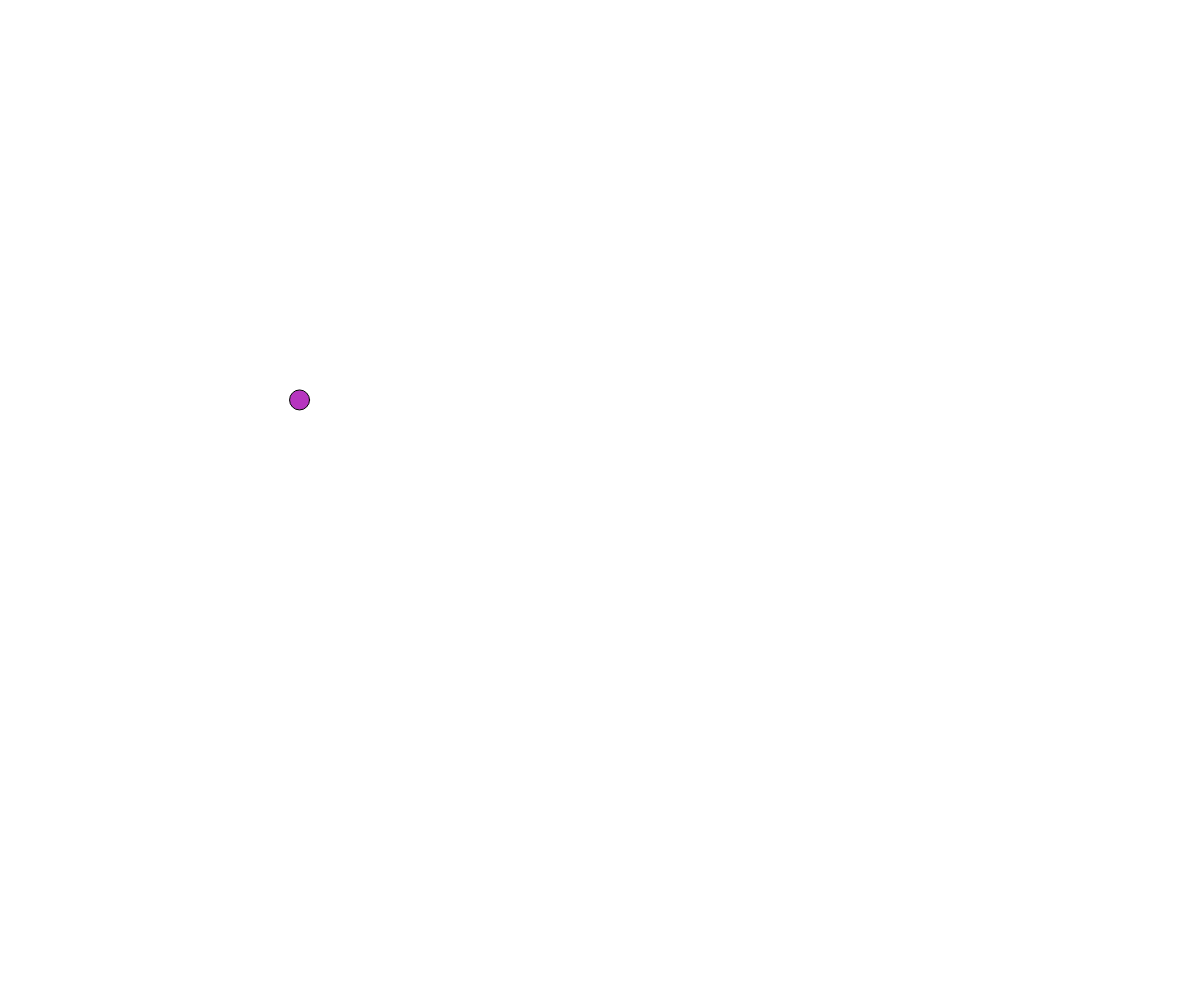
Frame 1 (no input)
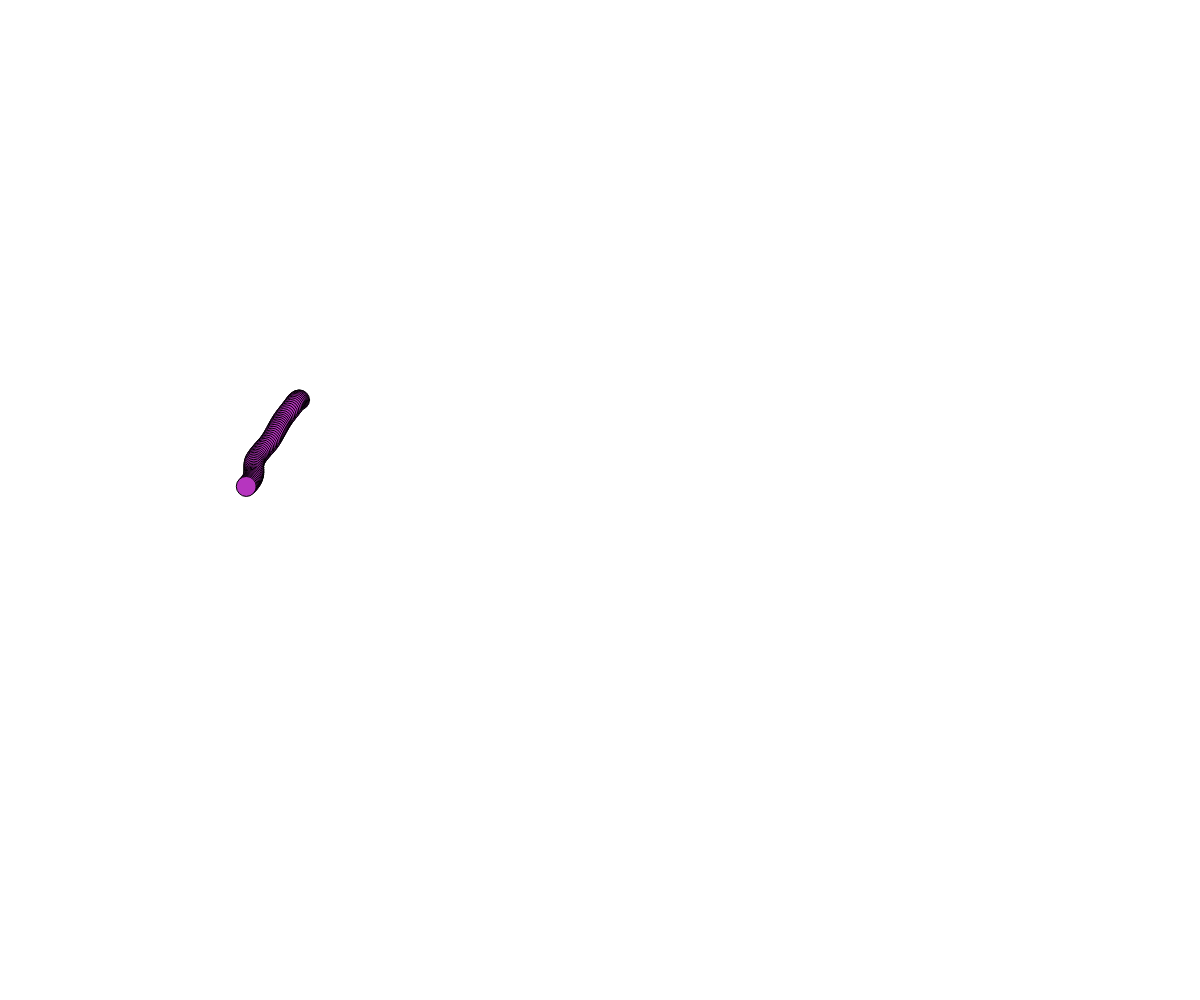
Frame 60 (no input)
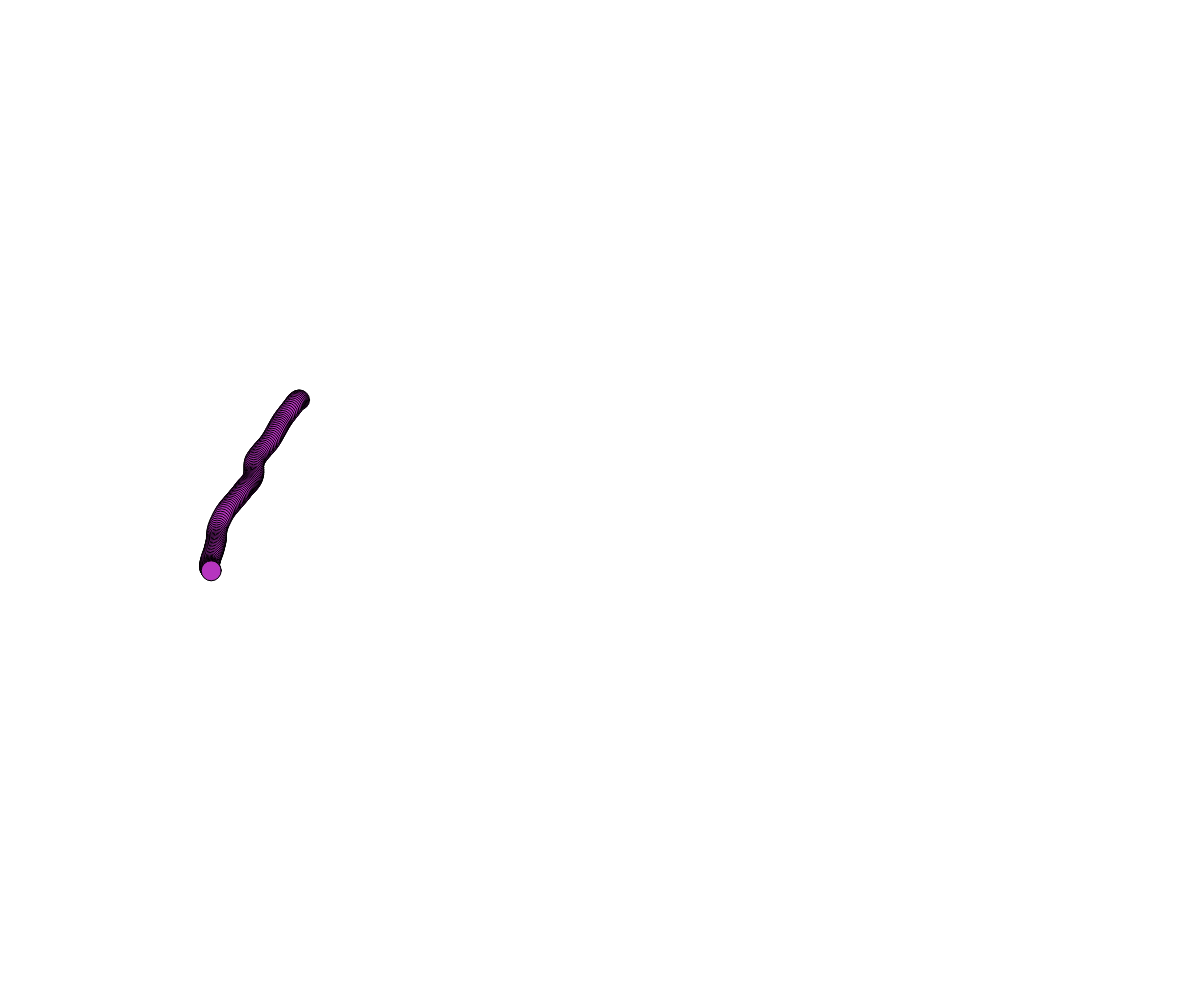
Frame 120 (the mouse pressed at the canvas centre since frame 60)

The p5.js sketch that drew these frames (run headless with seeded random() and noise() and a simulated clock; from frame 60 on, the mouse is pressed at the canvas centre):

// p5.js sketch
// ── sketch.js
// objects an noises
// Syed Saad Hussain
// 26 september 2025
//
// Extra for Experts:
// - describe what you did to take this project "above and beyond"

let ball;

function setup() {
  createCanvas(windowWidth, windowHeight);
  ball = { //object noatation. Inside the bracket
           //set up a bunch of
           //property: value   pairs
  x: 300, y:400, size: 20,
  c: color(random(255),random(255),random(255)),
  timeX: random(100), timeY: random(100),
  timeOff: 0.02
  };
}

function draw() {
  //background(220);
  moveBall(ball);

}

function moveBall(b){
  //b -> Ball typpe object
  // update position and draw provided ball

  // generate random:
  let dx = noise(b.timeX); //0-1
  dx = map(dx, 0, 1, -5, 5);
  let dy = noise(b.timeY);
  dy = map(dy, 0, 1, -5, 5);


  // advance our noise graph "cursors"
  b.timeX += b.timeOff; b.timeY += b.timeOff;
  b.x += dx;  b.y += dy;

  //render the circle
  fill(b.c);
  circle(b.x, b.y, b.size);
}
